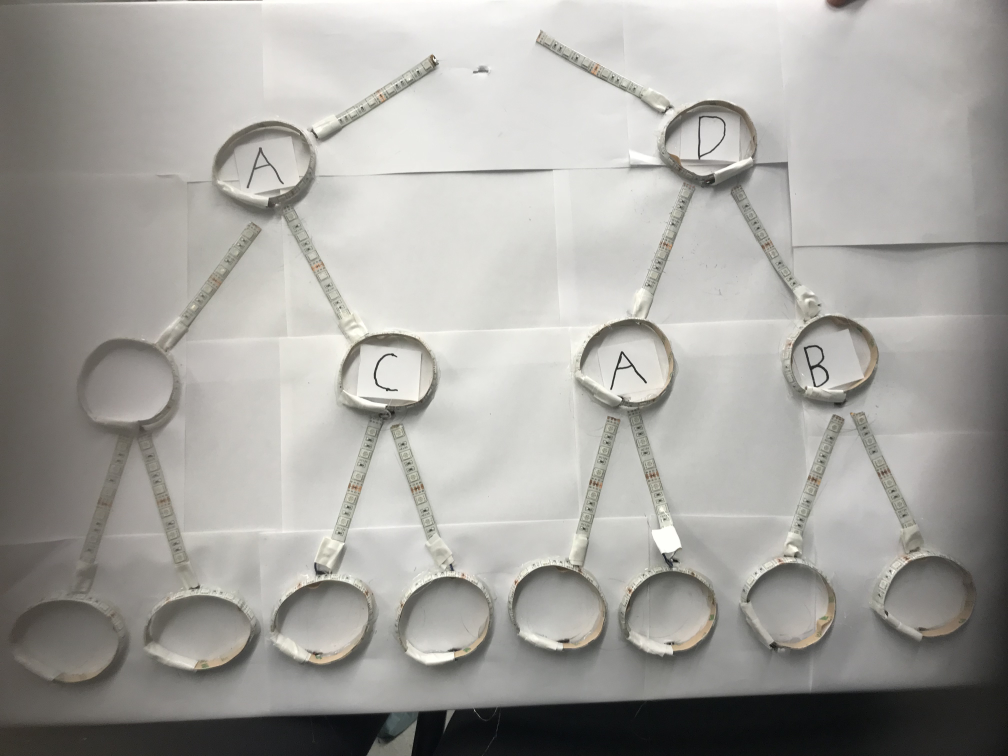
#> input picture images/IMG_MANY.JPG, 4032 x 3024 px (shown at 1/4 size)
$ python testShow.py   (older library calls are emulated)
#> lines starting #> are read from the running program, lines starting #| are printed output that depends on the picture
import cv2
import numpy as np

filename = 'images/IMG_MANY.JPG'
W = 1000.
oriimg = cv2.imread(filename,cv2.CV_LOAD_IMAGE_COLOR)
#> oriimg is the input picture: shape (3024, 4032, 3); mean B, G, R 159.6, 163.8, 165.2
height, width, depth = oriimg.shape
#> height = 3024; width = 4032; depth = 3
imgScale = W/width
#> imgScale = 0.248
newX,newY = oriimg.shape[1]*imgScale, oriimg.shape[0]*imgScale
#> newX = 1000; newY = 750
newimg = cv2.resize(oriimg,(int(newX),int(newY)))
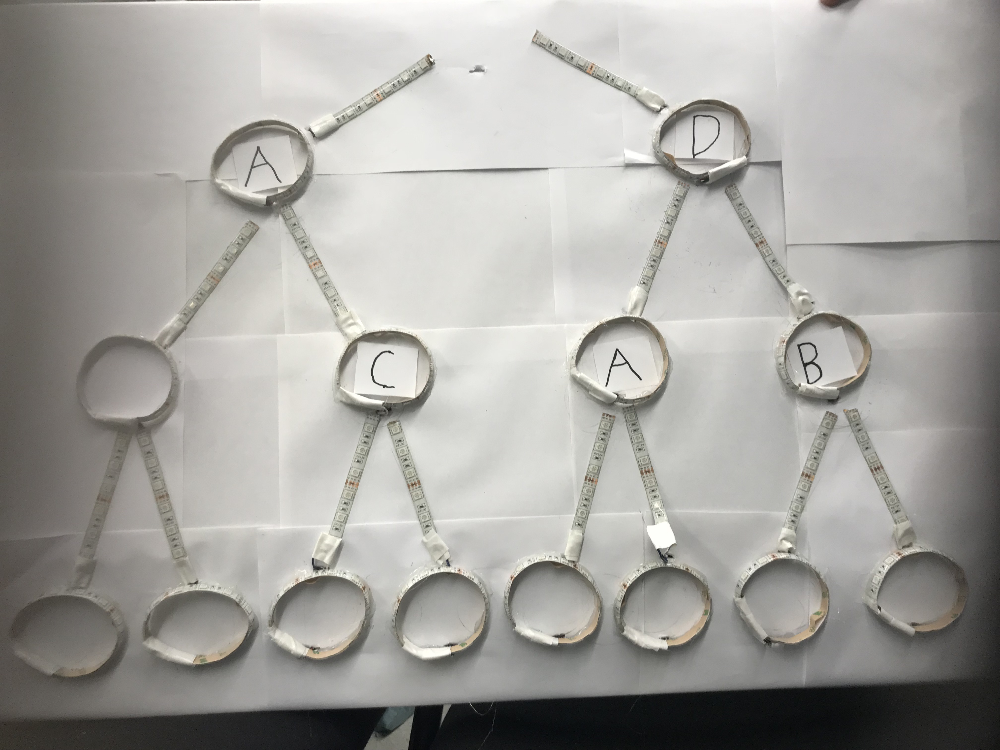
#> newimg: shape (750, 1000, 3); mean B, G, R 159.5, 163.7, 165.1


#img = cv2.imread('images/IMG_MANY.JPG')
#print(img)
cv2.imshow('Image', newimg)
cv2.waitKey(0)
cv2.imwrite("resizeimg.jpg", newimg)

$ run again, with images/IMG_0152.JPG copied over images/IMG_MANY.JPG
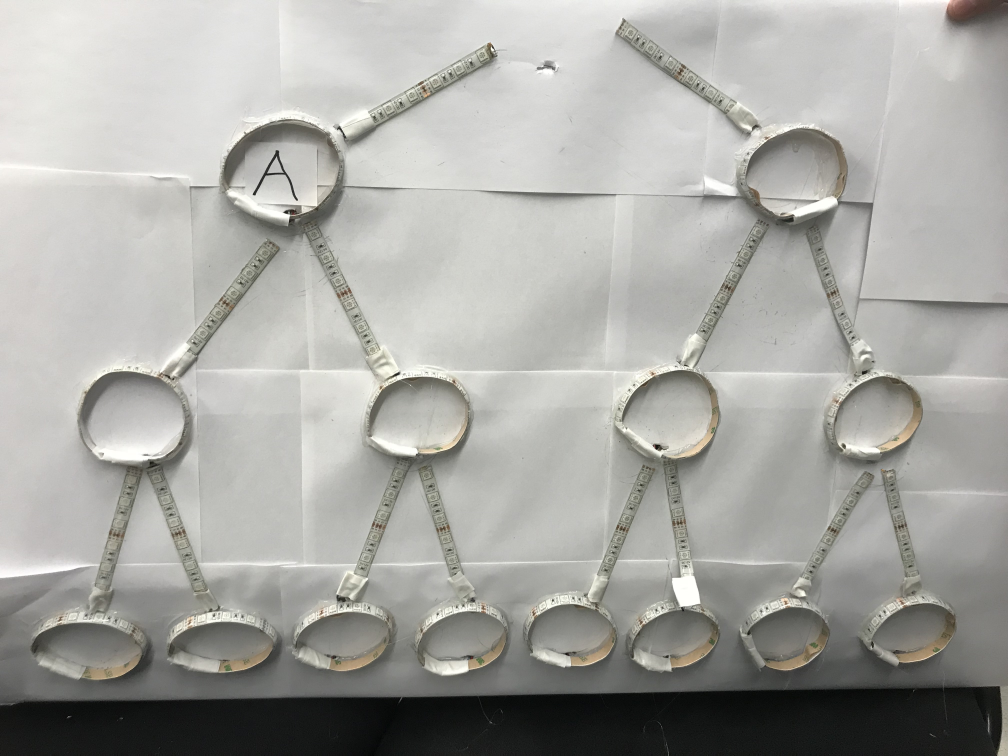
#> input picture images/IMG_0152.JPG, 4032 x 3024 px (shown at 1/4 size)
#> oriimg is the input picture: shape (3024, 4032, 3); mean B, G, R 162.6, 166.9, 167
#> `newimg = cv2.resize(oriimg,(int(newX),int(newY)))`:
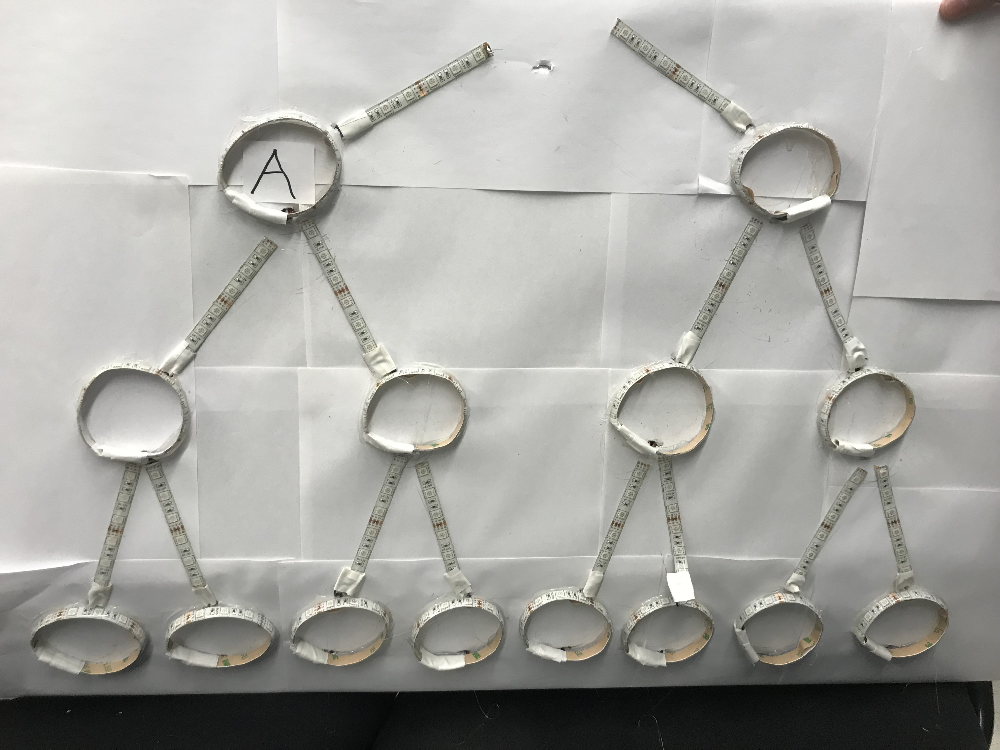
#> newimg: shape (750, 1000, 3); mean B, G, R 162.5, 166.8, 166.9

$ run again, with images/IMG_0156.JPG copied over images/IMG_MANY.JPG
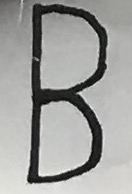
#> input picture images/IMG_0156.JPG, 132 x 194 px
#> oriimg is the input picture: shape (194, 132, 3); mean B, G, R 157.9, 160.1, 159.9
#> `newimg = cv2.resize(oriimg,(int(newX),int(newY)))`:
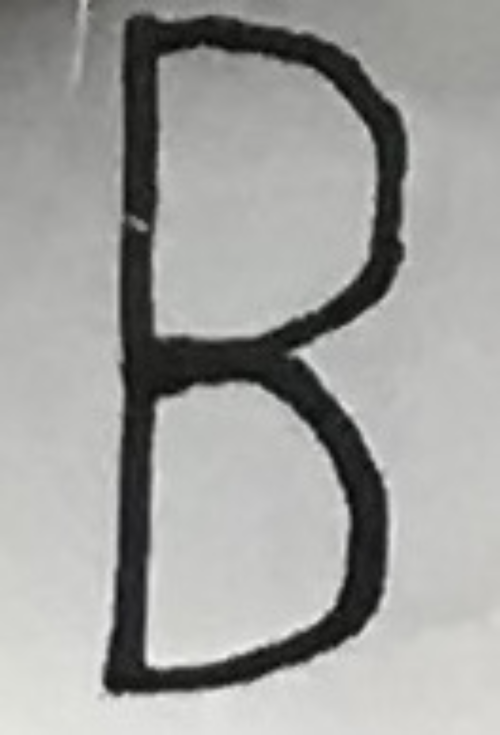
#> newimg: shape (1469, 1000, 3) (shown at 1/2 size); mean B, G, R 157.8, 160, 159.8

$ run again, with images/IMG_DIFF.JPG copied over images/IMG_MANY.JPG
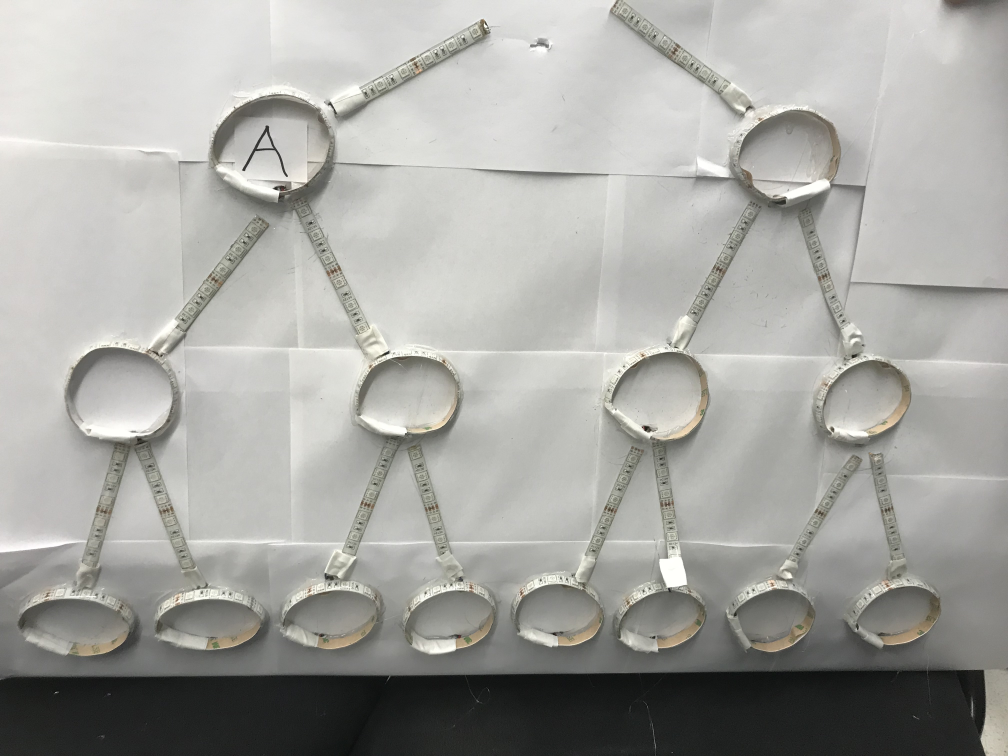
#> input picture images/IMG_DIFF.JPG, 4032 x 3024 px (shown at 1/4 size)
#> oriimg is the input picture: shape (3024, 4032, 3); mean B, G, R 161.7, 165.9, 165.9
#> `newimg = cv2.resize(oriimg,(int(newX),int(newY)))`:
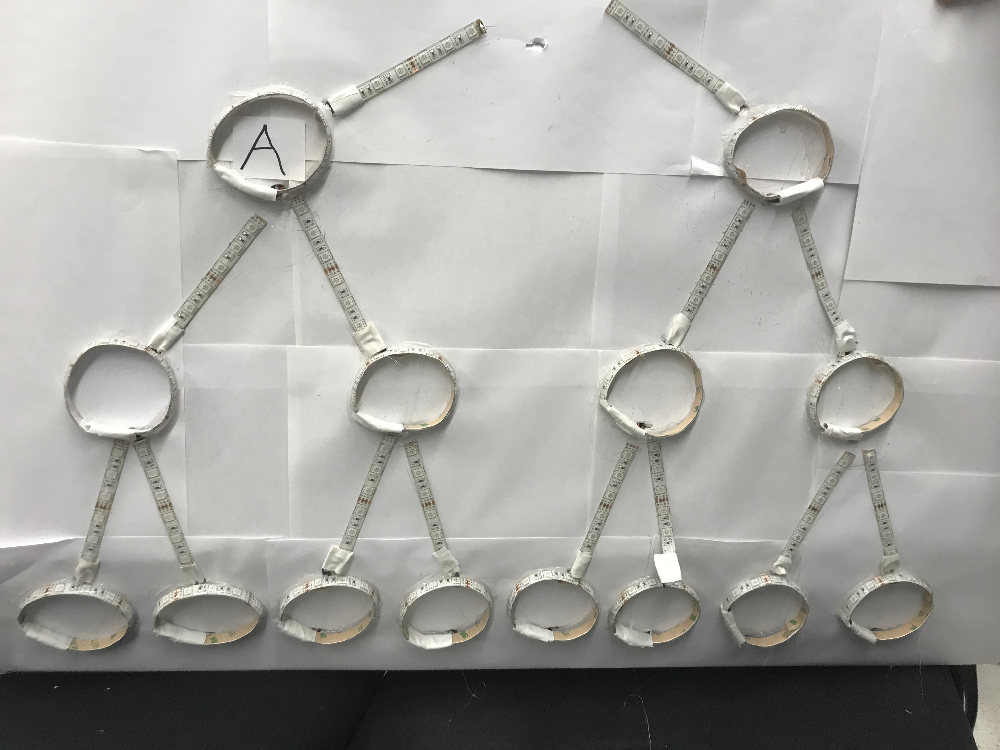
#> newimg: shape (750, 1000, 3); mean B, G, R 161.6, 165.8, 165.8
